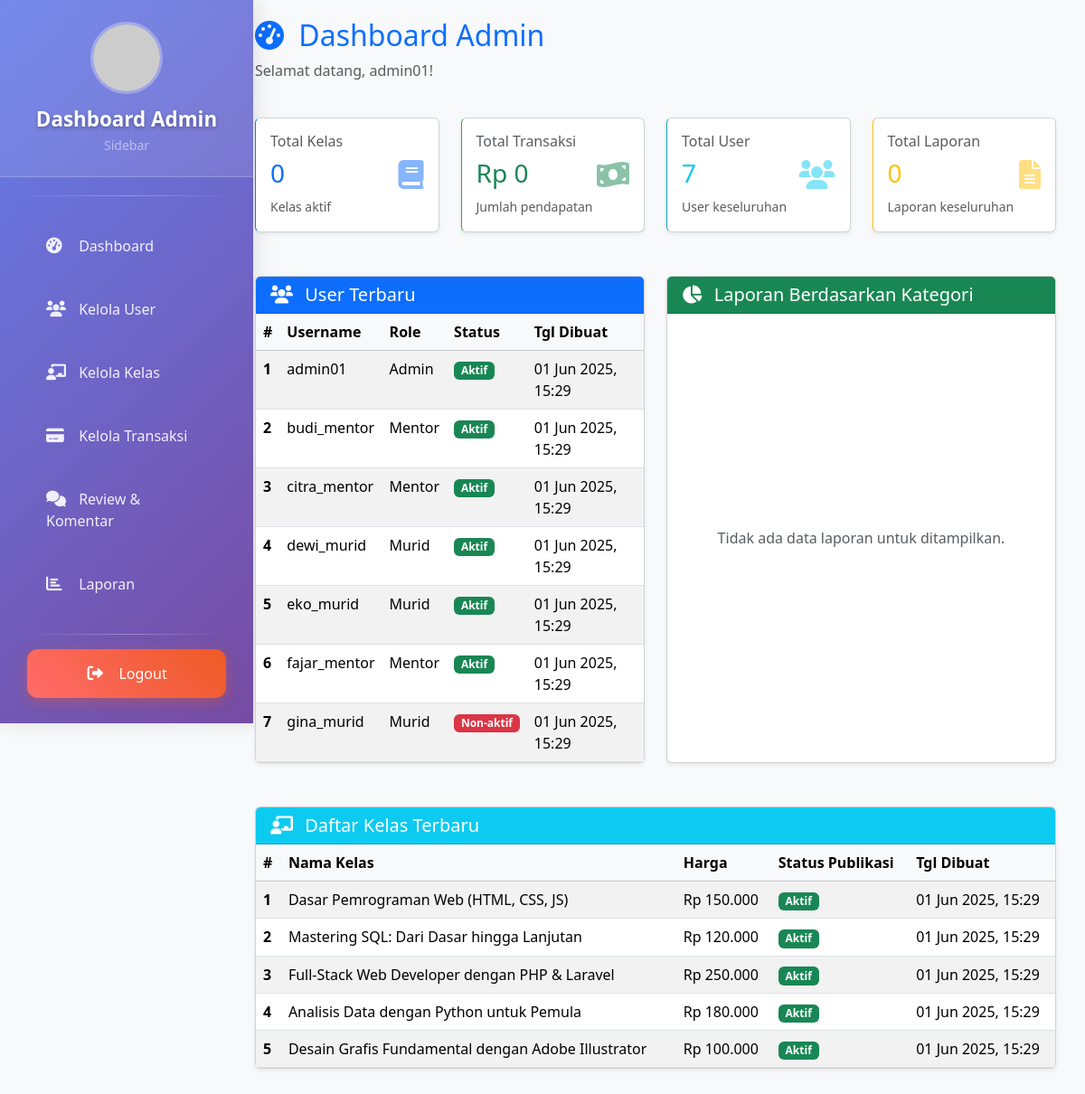
/page/admin-dashboard.php (signed in), run on the app's committed database.
### tables this page shows
CREATE TABLE `tb_user` (
  `id_user` int(30) NOT NULL,
  `first_name` varchar(255) NOT NULL,
  `last_name` varchar(255) NOT NULL,
  `username` varchar(30) NOT NULL,
  `password` varchar(255) NOT NULL,
  `role` enum('murid','mentor','admin') NOT NULL DEFAULT 'murid',
  `status` enum('aktif','non-aktif') NOT NULL DEFAULT 'aktif',
  `deskripsi` text DEFAULT NULL,
  `fotoProfil` varchar(50) NOT NULL,
  `bahasa` enum('Bahasa Indonesia','Inggris','Jepang') NOT NULL,
  `zona_waktu` enum('Jakarta','London','Tokyo') NOT NULL,
  `balasan_ke_komentar` tinyint(1) NOT NULL,
  `komentar_baru` tinyint(1) NOT NULL,
  `notifikasi_postingan_baru` tinyint(1) NOT NULL,
  `email` varchar(50) NOT NULL,
  `instagram` varchar(30) NOT NULL,
  `twitter` varchar(30) NOT NULL,
  `linkdin` varchar(30) NOT NULL,
  `github` varchar(30) NOT NULL,
  `tgl_dibuat` timestamp NOT NULL DEFAULT current_timestamp()
);

CREATE TABLE `tb_kelas` (
  `id_kelas` int(30) NOT NULL,
  `id_mentor` int(30) NOT NULL,
  `nama_kelas` varchar(255) NOT NULL,
  `kategori` enum('SQL','Design','Java','Web Development','Bisnis','Ekonomi','Psikologi','IT','Python') NOT NULL,
  `harga` decimal(10,2) NOT NULL,
  `profil_kelas` varchar(100) DEFAULT NULL,
  `badge` varchar(100) DEFAULT NULL,
  `description` text DEFAULT NULL,
  `status_publikasi` enum('pending','aktif','non-aktif') NOT NULL DEFAULT 'pending',
  `tgl_dibuat` timestamp NOT NULL DEFAULT current_timestamp()
);

### page/admin-dashboard.php (the view, shortened to what the rows shown need)
<?php
require 'db.php';
function fetchData(mysqli $conn, string $sql, string $types = '', array $params = []) {
    $stmt = $conn->prepare($sql);
    $stmt->execute();
    $result = $stmt->get_result();
    if (strpos(strtoupper($sql), 'COUNT(*)') !== false || strpos(strtoupper($sql), 'SUM(') !== false) {
        $data = $result->fetch_assoc();
    } else {
        $data = [];
        while ($row = $result->fetch_assoc()) {
            $data[] = $row;
        }
    }
    return $data;
}
$recent_users = fetchData($conn, "
    SELECT username, role, status, tgl_dibuat
    FROM tb_user
    ORDER BY tgl_dibuat DESC
    LIMIT 10
");
$latest_classes_table = fetchData($conn, "
    SELECT nama_kelas, harga, status_publikasi, tgl_dibuat
    FROM tb_kelas
    ORDER BY tgl_dibuat DESC
    LIMIT 5
");
?>
<!DOCTYPE html>
<html lang="en">
<head>
    <link href="https://cdn.jsdelivr.net/npm/bootstrap@5.3.3/dist/css/bootstrap.min.css" rel="stylesheet">
    <link rel="stylesheet" href="https://cdnjs.cloudflare.com/ajax/libs/font-awesome/6.0.0/css/all.min.css">
</head>
<body class="bg-light">
    <?php include "adminSidebar.php";  ?>
    <div class="content-wrapper">
        <div class="container-fluid">
            <div class="row mb-4">
                <div class="col-12">
                    <h2 class="text-primary">
                        <i class="fas fa-tachometer-alt me-2"></i>
                        Dashboard Admin
                    </h2>
                </div>
            </div>
            <div class="row mb-5 gy-4">
                <div class="col-lg-6">
                    <div class="card shadow-sm h-100">
                        <div class="card-body p-0">
                            <div class="table-responsive">
                                <table class="table table-hover table-striped mb-0">
                                    <thead class="table-light">
                                        <tr>
                                            <th scope="col">#</th>
                                            <th scope="col">Username</th>
                                            <th scope="col">Role</th>
                                            <th scope="col">Status</th>
                                            <th scope="col">Tgl Dibuat</th>
                                        </tr>
                                    </thead>
                                    <tbody>
                                        <?php if (!empty($recent_users)): ?>
                                            <?php $user_counter = 1; ?>
                                            <?php foreach ($recent_users as $user): ?>
                                                <tr>
                                                    <th scope="row"><?= $user_counter++ ?></th>
                                                    <td><?= htmlspecialchars($user['username']) ?></td>
                                                    <td><?= htmlspecialchars(ucfirst($user['role'])) ?></td>
                                                    <td>
                                                        <?php
                                                        $status_class = $user['status'] === 'aktif' ? 'badge bg-success' : 'badge bg-danger';
                                                        echo '<span class="' . $status_class . '">' . htmlspecialchars(ucfirst($user['status'])) . '</span>';
                                                        ?>
                                                    </td>
                                                    <td>
                                                        <?php
                                                        try {
                                                            $date = new DateTime($user['tgl_dibuat']);
                                                            echo htmlspecialchars($date->format('d M Y, H:i'));
                                                        } catch (Exception $e) {
                                                            echo htmlspecialchars($user['tgl_dibuat']);
                                                        }
                                                        ?>
                                                    </td>
                                                </tr>
                                            <?php endforeach; ?>
                                        <?php else: ?>
                                            <tr>
                                                <td colspan="5" class="text-center text-muted p-3">Tidak ada data user terbaru.</td>
                                            </tr>
                                        <?php endif; ?>
                                    </tbody>
                                </table>
                            </div>
                        </div>
                    </div>
                </div>
            </div>
            <div class="row mb-5 gy-4">
                <div class="col-lg-12">
                    <div class="card shadow-sm h-100">
                        <div class="card-body p-0">
                            <div class="table-responsive">
                                <table class="table table-hover table-striped mb-0">
                                    <thead class="table-light">
                                        <tr>
                                            <th scope="col">#</th>
                                            <th scope="col">Nama Kelas</th>
                                            <th scope="col">Harga</th>
                                            <th scope="col">Status Publikasi</th>
                                            <th scope="col">Tgl Dibuat</th>
                                        </tr>
                                    </thead>
                                    <tbody>
                                        <?php if (!empty($latest_classes_table)): ?>
                                            <?php $class_counter = 1; ?>
                                            <?php foreach ($latest_classes_table as $kelas_item): ?>
                                                <tr>
                                                    <th scope="row"><?= $class_counter++ ?></th>
                                                    <td><?= htmlspecialchars($kelas_item['nama_kelas']) ?></td>
                                                    <td>Rp <?= htmlspecialchars(number_format($kelas_item['harga'], 0, ',', '.')) ?></td>
                                                    <td>
                                                        <?php
                                                        $status_publikasi = $kelas_item['status_publikasi'];
                                                        $status_badge_class = 'badge ';
                                                        if ($status_publikasi === 'aktif') {
                                                            $status_badge_class .= 'bg-success';
                                                        } elseif ($status_publikasi === 'pending') {
                                                            $status_badge_class .= 'bg-warning text-dark';
                                                        } elseif ($status_publikasi === 'non-aktif') {
                                                            $status_badge_class .= 'bg-danger';
                                                        } else {
                                                            $status_badge_class .= 'bg-secondary';
                                                        }
                                                        echo '<span class="' . $status_badge_class . '">' . htmlspecialchars(ucfirst($status_publikasi)) . '</span>';
                                                        ?>
                                                    </td>
                                                    <td>
                                                        <?php
                                                        try {
                                                            $date = new DateTime($kelas_item['tgl_dibuat']);
                                                            echo htmlspecialchars($date->format('d M Y, H:i'));
                                                        } catch (Exception $e) {
                                                            echo htmlspecialchars($kelas_item['tgl_dibuat']);
                                                        }
                                                        ?>
                                                    </td>
                                                </tr>
                                            <?php endforeach; ?>
                                        <?php else: ?>
                                            <tr>
                                                <td colspan="5" class="text-center text-muted p-3">Tidak ada data kelas terbaru untuk ditampilkan.</td>
                                            </tr>
                                        <?php endif; ?>
                                    </tbody>
                                </table>
                            </div>
                        </div>
                    </div>
                </div>
            </div>
        </div>
    </div>
</body>
</html>

### data on the page
tb_user: username "admin01", role "Admin", status "Aktif", tgl_dibuat "01 Jun 2025, 15:29"
tb_user: username "budi_mentor", role "Mentor", status "Aktif", tgl_dibuat "01 Jun 2025, 15:29"
tb_user: username "citra_mentor", role "Mentor", status "Aktif", tgl_dibuat "01 Jun 2025, 15:29"
tb_user: username "dewi_murid", role "Murid", status "Aktif", tgl_dibuat "01 Jun 2025, 15:29"
tb_user: username "eko_murid", role "Murid", status "Aktif", tgl_dibuat "01 Jun 2025, 15:29"
tb_user: username "fajar_mentor", role "Mentor", status "Aktif", tgl_dibuat "01 Jun 2025, 15:29"
tb_user: username "gina_murid", role "Murid", status "Non-aktif", tgl_dibuat "01 Jun 2025, 15:29"
tb_kelas: nama_kelas "Dasar Pemrograman Web (HTML, CSS, JS)", harga "150.000", status_publikasi "Aktif", tgl_dibuat "01 Jun 2025, 15:29"
tb_kelas: nama_kelas "Mastering SQL: Dari Dasar hingga Lanjutan", harga "120.000", status_publikasi "Aktif", tgl_dibuat "01 Jun 2025, 15:29"
tb_kelas: nama_kelas "Full-Stack Web Developer dengan PHP & Laravel", harga "250.000", status_publikasi "Aktif", tgl_dibuat "01 Jun 2025, 15:29"
tb_kelas: nama_kelas "Analisis Data dengan Python untuk Pemula", harga "180.000", status_publikasi "Aktif", tgl_dibuat "01 Jun 2025, 15:29"
tb_kelas: nama_kelas "Desain Grafis Fundamental dengan Adobe Illustrator", harga "100.000", status_publikasi "Aktif", tgl_dibuat "01 Jun 2025, 15:29"

### other printed values
$namaAdmin "admin01"
$stats['total_kelas'] "0"
$stats['total_transaksi'] "0"
$stats['total_users'] "7"
$stats['total_laporan'] "0"
